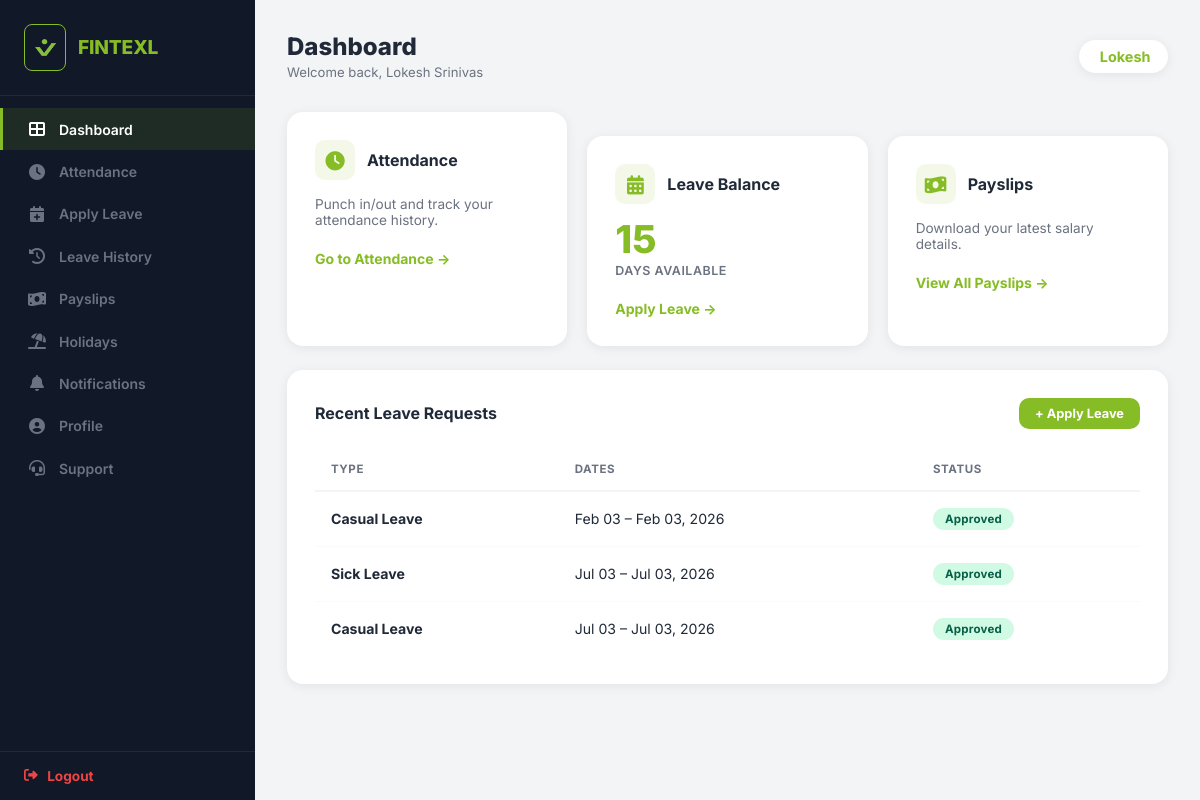
Page /dashboard/employee/ (signed in) on the committed database.
### zettrack_app/models.py (models this page shows, shortened)
class CustomUser(AbstractUser):
    username = None
    email = models.EmailField(_('email address'), unique=True)
    phone = models.CharField(max_length=15, unique=True, blank=True, null=True)
    company = models.ForeignKey(Company, on_delete=models.CASCADE, null=True, blank=True, related_name='users')
    is_company_admin = models.BooleanField(default=False)
    USERNAME_FIELD = 'email'
    REQUIRED_FIELDS = []
    objects = CustomUserManager()

class Company(models.Model):
    COMPANY_SIZE_CHOICES = [
        ('1-10', '1-10'),
        ('11-50', '11-50'),
        ('51-200', '51-200'),
        ('200+', '200+'),
    ]
    PRIMARY_USE_CHOICES = [
        ('attendance_only', 'Attendance only'),
        ('attendance_payroll', 'Attendance + Payroll'),
    ]
    name = models.CharField(max_length=255)
    size = models.CharField(max_length=20, choices=COMPANY_SIZE_CHOICES, blank=True)
    industry = models.CharField(max_length=100, blank=True)
    primary_use = models.CharField(max_length=50, choices=PRIMARY_USE_CHOICES, blank=True)
    no_of_branches = models.PositiveIntegerField(default=1)
    gstin = models.CharField(max_length=15, blank=True)
    referral_source = models.CharField(max_length=100, blank=True)
    country = models.CharField(max_length=100, default='India')
    state = models.CharField(max_length=100)
    city = models.CharField(max_length=100)
    logo = models.ImageField(upload_to='company_logos/', blank=True, null=True)
    created_at = models.DateTimeField(auto_now_add=True)

class LeaveRequest(models.Model):
    STATUS_CHOICES = [
        ('pending', 'Pending'),
        ('approved', 'Approved'),
        ('rejected', 'Rejected'),
    ]
    user = models.ForeignKey(CustomUser, on_delete=models.CASCADE, related_name='leave_requests')
    leave_type_obj = models.ForeignKey(LeaveType, on_delete=models.SET_NULL, null=True, blank=True, related_name='requests')
    leave_type = models.CharField(max_length=50) # Keep for backward compatibility or simple entry
    start_date = models.DateField()
    end_date = models.DateField()
    reason = models.TextField()
    status = models.CharField(max_length=20, choices=STATUS_CHOICES, default='pending')
    applied_on = models.DateTimeField(auto_now_add=True)

### zettrack_app/views.py (the view)
# urls.py: path('dashboard/employee/', views.employee_dashboard, name='employee_dashboard'),
@login_required
def employee_dashboard(request):
    if request.user.is_company_admin:
        return redirect('admin_dashboard')
    today = date.today()
    attendance = Attendance.objects.filter(user=request.user, date=today).first()
    leave_balance = 15 # Mock data
    upcoming_holidays = [] # Mock data
    recent_leaves = LeaveRequest.objects.filter(user=request.user).order_by('-applied_on')[:5]
    context = {
        'attendance': attendance,
        'leave_balance': leave_balance,
        'recent_leaves': recent_leaves,
    }
    return render(request, 'zettrack_app/employee_dashboard.html', context)

### zettrack_app/context_processors.py (called while the page is built)
def notifications_count(request):
    if request.user.is_authenticated:
        count = Notification.objects.filter(user=request.user, is_read=False).count()
        return {'unread_notifications_count': count}
    return {'unread_notifications_count': 0}

### zettrack_app/templates/zettrack_app/employee_dashboard.html (shortened to what this page needs)
{% extends 'zettrack_app/employee_base.html' %}
{% block employee_content %}
<div class="emp-page">
    <div class="emp-container">
        <div class="emp-page-header">
            <div>
                <h1 class="emp-page-title">Dashboard</h1>
                <p class="emp-page-subtitle">Welcome back, {{ user.get_full_name|default:user.email }}</p>
            </div>
            <div class="emp-greeting-chip"> {{ user.first_name }}</div>
        </div>
        <div class="emp-grid" style="margin-bottom: 1.5rem;">
            <div class="emp-card">
                <div style="display: flex; align-items: center; gap: 0.75rem; margin-bottom: 1rem;">
                    <div style="width: 40px; height: 40px; background: rgba(134,188,37,0.1); border-radius: 10px; display: flex; align-items: center; justify-content: center; font-size: 1.2rem; color: #86bc25;">
                        <i class="fas fa-clock"></i>
                    </div>
                    <h4 class="emp-card-title" style="margin: 0;">Attendance</h4>
                </div>
                <p style="font-size: 0.85rem; color: #6b7280; margin: 0 0 1.25rem;">Punch in/out and track your attendance history.</p>
                <a href="{% url 'attendance_calendar_employee' %}" class="emp-link">Go to Attendance &rarr;</a>
            </div>
            <div class="emp-card">
                <div style="display: flex; align-items: center; gap: 0.75rem; margin-bottom: 1rem;">
                    <div style="width: 40px; height: 40px; background: rgba(134,188,37,0.1); border-radius: 10px; display: flex; align-items: center; justify-content: center; font-size: 1.2rem; color: #86bc25;">
                        <i class="fas fa-calendar-alt"></i>
                    </div>
                    <h4 class="emp-card-title" style="margin: 0;">Leave Balance</h4>
                </div>
                <div class="emp-stat-value">{{ leave_balance }}</div>
                <div class="emp-stat-label">Days Available</div>
                <div style="margin-top: 1.25rem;">
                    <a href="{% url 'leave_apply' %}" class="emp-link">Apply Leave &rarr;</a>
                </div>
            </div>
            <div class="emp-card">
                <div style="display: flex; align-items: center; gap: 0.75rem; margin-bottom: 1rem;">
                    <div style="width: 40px; height: 40px; background: rgba(134,188,37,0.1); border-radius: 10px; display: flex; align-items: center; justify-content: center; font-size: 1.2rem; color: #86bc25;">
                        <i class="fas fa-money-bill-wave"></i>
                    </div>
                    <h4 class="emp-card-title" style="margin: 0;">Payslips</h4>
                </div>
                <p style="font-size: 0.85rem; color: #6b7280; margin: 0 0 1.25rem;">Download your latest salary details.</p>
                <a href="{% url 'payslips' %}" class="emp-link">View All Payslips &rarr;</a>
            </div>
        </div>
        <div class="emp-card">
            <div style="display: flex; justify-content: space-between; align-items: center; margin-bottom: 1.25rem;">
                <h4 class="emp-card-title" style="margin: 0;">Recent Leave Requests</h4>
                <a href="{% url 'leave_apply' %}" class="emp-btn" style="font-size: 0.8rem; padding: 0.5rem 1rem;">+ Apply Leave</a>
            </div>
            <table class="emp-table">
                <thead>
                    <tr>
                        <th>Type</th>
                        <th>Dates</th>
                        <th>Status</th>
                    </tr>
                </thead>
                <tbody>
                    {% for leave in recent_leaves %}
                    <tr>
                        <td class="emp-td-bold">{{ leave.leave_type }}</td>
                        <td>{{ leave.start_date|date:"M d" }} &ndash; {{ leave.end_date|date:"M d, Y" }}</td>
                        <td>
                            <span class="emp-badge {% if leave.status == 'approved' %}emp-badge-green{% elif leave.status == 'rejected' %}emp-badge-red{% else %}emp-badge-yellow{% endif %}">
                                {{ leave.status|capfirst }}
                            </span>
                        </td>
                    </tr>
                    {% empty %}
                    <tr class="emp-empty"><td colspan="3">No recent leave requests.</td></tr>
                    {% endfor %}
                </tbody>
            </table>
        </div>
    </div>
</div>
{% endblock %}

### zettrack_app/templates/zettrack_app/employee_base.html (shortened to what this page needs)
{% extends 'zettrack_app/base.html' %}
{% block content %}
<div class="emp-layout">
    <aside class="emp-sidebar" id="emp-sidebar">
        <div class="emp-sidebar-brand" style="display: flex; align-items: center; gap: 0.75rem;">
            {% if request.user.company.logo %}
                <img src="{{ request.user.company.logo.url }}" alt="Logo" style="width: 40px; height: 45px; border-radius: 8px; object-fit: cover; border: 1.5px solid var(--emp-primary);">
            {% else %}
                <div style="width: 40px; height: 45px; background: var(--emp-primary); border-radius: 8px; display: flex; align-items: center; justify-content: center; font-weight: 800; font-size: 1.1rem; color: #111827; flex-shrink: 0;">
                    {{ request.user.company.name|first|upper }}
                </div>
            {% endif %}
            <div style="overflow: hidden;">
                <div class="emp-sidebar-brand-name" style="font-size: 1.2rem; line-height: 1.1;">{{ request.user.company.name }}</div>
            </div>
        </div>
        <ul class="emp-sidebar-nav">
            <li>
                <a href="{% url 'employee_dashboard' %}"
                   class="emp-nav-link {% if request.resolver_match.url_name == 'employee_dashboard' %}active{% endif %}">
                    <span class="nav-icon"><i class="fas fa-th-large"></i></span> Dashboard
                </a>
            </li>
            <li>
                <a href="{% url 'attendance_calendar_employee' %}"
                   class="emp-nav-link {% if request.resolver_match.url_name == 'attendance_calendar_employee' %}active{% endif %}">
                    <span class="nav-icon"><i class="fas fa-clock"></i></span> Attendance
                </a>
            </li>
            <li>
                <a href="{% url 'leave_apply' %}"
                   class="emp-nav-link {% if request.resolver_match.url_name == 'leave_apply' %}active{% endif %}">
                    <span class="nav-icon"><i class="fas fa-calendar-plus"></i></span> Apply Leave
                </a>
            </li>
            <li>
                <a href="{% url 'my_regularizations' %}"
                   class="emp-nav-link {% if request.resolver_match.url_name == 'my_regularizations' %}active{% endif %}">
                    <span class="nav-icon"><i class="fas fa-history"></i></span> Leave History
                </a>
            </li>
            <li>
                <a href="{% url 'payslips' %}"
                   class="emp-nav-link {% if request.resolver_match.url_name == 'payslips' %}active{% endif %}">
                    <span class="nav-icon"><i class="fas fa-money-bill-wave"></i></span> Payslips
                </a>
            </li>
            <li>
                <a href="{% url 'employee_holidays' %}"
                   class="emp-nav-link {% if request.resolver_match.url_name == 'employee_holidays' %}active{% endif %}">
                    <span class="nav-icon"><i class="fas fa-umbrella-beach"></i></span> Holidays
                </a>
            </li>
            <li>
                <a href="{% url 'notification_dashboard' %}"
                   class="emp-nav-link {% if 'notifications' in request.resolver_match.url_name %}active{% endif %}">
                    <span class="nav-icon"><i class="fas fa-bell"></i></span> Notifications
                </a>
            </li>
            <li>
                <a href="{% url 'employee_profile' %}"
                   class="emp-nav-link {% if request.resolver_match.url_name == 'employee_profile' %}active{% endif %}">
                    <span class="nav-icon"><i class="fas fa-user-circle"></i></span> Profile
                </a>
            </li>
            <li>
                <a href="#" class="emp-nav-link">
                    <span class="nav-icon"><i class="fas fa-headset"></i></span> Support
                </a>
            </li>
        </ul>
        <div class="emp-sidebar-footer">
            <a href="{% url 'logout' %}" class="emp-logout-link">
                <i class="fas fa-sign-out-alt"></i> Logout
            </a>
        </div>
    </aside>
    <main class="emp-main">
        {% block employee_content %}{% endblock %}
    </main>
</div>
{% endblock %}

### zettrack_app/templates/zettrack_app/base.html (style rules this page uses)
:root { --primary-color: #86bc25; --primary-dark: #6a961d; --text-dark: #000000; }
html { scroll-behavior: smooth; }
body { font-family: 'Inter', -apple-system, BlinkMacSystemFont, "Segoe UI", Roboto, sans-serif; margin: 0; padding: 0; background-color: #ffffff; color: var(--text-dark); }

### zettrack_app/templates/zettrack_app/employee_base.html (style rules this page uses)
:root { --emp-primary: #86bc25; --emp-primary-dark: #6a961d; --emp-sidebar-bg: #111827; --emp-sidebar-border: #1f2937; --emp-text: #1f2937; --emp-muted: #6b7280; --emp-bg: #f3f4f6; --emp-card-shadow: 0 2px 12px rgba(0,0,0,0.07); }
.emp-layout { display: flex; min-height: 100vh; }
.emp-sidebar { width: 255px; background: var(--emp-sidebar-bg); color: white; display: flex; flex-direction: column; flex-shrink: 0; position: sticky; top: 0; height: 100vh; overflow-y: auto; }
.emp-sidebar-brand { padding: 1.5rem; border-bottom: 1px solid var(--emp-sidebar-border); }
.emp-sidebar-brand-name { font-size: 1.6rem; font-weight: 800; color: var(--emp-primary); letter-spacing: -0.01em; }
.emp-sidebar-nav { flex: 1; padding: 0.75rem 0; list-style: none; margin: 0; }
.emp-nav-link { display: flex; align-items: center; gap: 0.75rem; padding: 0.7rem 1.5rem; text-decoration: none; font-size: 0.875rem; font-weight: 600; color: #6b7280; border-left: 3px solid transparent; transition: color 0.18s, background 0.18s, border-color 0.18s; }
.emp-nav-link.active { color: #fff; background: rgba(134,188,37,0.12); border-left-color: var(--emp-primary); }
.emp-nav-link .nav-icon { font-size: 1rem; width: 20px; text-align: center; flex-shrink: 0; }
.emp-sidebar-footer { padding: 1rem 1.5rem; border-top: 1px solid var(--emp-sidebar-border); }
.emp-logout-link { display: flex; align-items: center; gap: 0.6rem; text-decoration: none; color: #ef4444; font-weight: 700; font-size: 0.85rem; transition: color 0.2s; }
.emp-main { flex: 1; background: var(--emp-bg); overflow-y: auto; min-height: 100vh; }
.emp-page { padding: 2rem; }
.emp-container { max-width: 920px; margin: 0 auto; }
.emp-page-header { display: flex; justify-content: space-between; align-items: center; margin-bottom: 2rem; }
.emp-page-title { font-size: 1.5rem; font-weight: 800; color: var(--emp-text); margin: 0; }
.emp-page-subtitle { font-size: 0.82rem; color: var(--emp-muted); margin: 0.2rem 0 0; }
.emp-greeting-chip { background: white; padding: 0.5rem 1.1rem; border-radius: 50px; box-shadow: var(--emp-card-shadow); font-weight: 700; color: var(--emp-primary); font-size: 0.9rem; }
.emp-card { background: white; border-radius: 16px; box-shadow: var(--emp-card-shadow); padding: 1.75rem; }
.emp-card + .emp-card { margin-top: 1.5rem; }
.emp-card-title { font-size: 1rem; font-weight: 700; color: var(--emp-text); margin: 0 0 1.25rem; }
.emp-stat-value { font-size: 2.4rem; font-weight: 800; color: var(--emp-primary); line-height: 1; }
.emp-stat-label { font-size: 0.78rem; color: var(--emp-muted); font-weight: 600; text-transform: uppercase; letter-spacing: 0.04em; margin-top: 0.25rem; }
.emp-grid { display: grid; grid-template-columns: repeat(auto-fit, minmax(230px, 1fr)); gap: 1.25rem; }
.emp-btn { display: inline-flex; align-items: center; justify-content: center; gap: 0.4rem; background: var(--emp-primary); color: white; padding: 0.7rem 1.4rem; border: none; border-radius: 10px; font-weight: 700; font-size: 0.875rem; cursor: pointer; text-decoration: none; transition: background 0.18s, transform 0.18s, box-shadow 0.18s; white-space: nowrap; }
.emp-link { color: var(--emp-primary); text-decoration: none; font-weight: 700; font-size: 0.875rem; transition: color 0.18s; }
.emp-table { width: 100%; border-collapse: collapse; }
.emp-table thead tr { border-bottom: 2px solid #f3f4f6; }
.emp-table th { padding: 0.85rem 1rem; font-size: 0.72rem; font-weight: 700; color: var(--emp-muted); text-transform: uppercase; letter-spacing: 0.05em; text-align: left; }
.emp-table td { padding: 1rem; font-size: 0.88rem; color: var(--emp-text); border-bottom: 1px solid #f9fafb; vertical-align: middle; }
.emp-table tbody tr:last-child td { border-bottom: none; }
.emp-td-bold { font-weight: 700; }
.emp-badge { display: inline-block; padding: 0.25rem 0.75rem; border-radius: 50px; font-size: 0.72rem; font-weight: 700; letter-spacing: 0.02em; }
.emp-badge-green { background: #d1fae5; color: #065f46; }

### rows in the picture
CustomUser: user.company.logo (picture), user.company.name "FINTEXL", get_full_name "Lokesh Srinivas", first_name "Lokesh"
LeaveRequest: leave_type "Casual Leave", start_date "Feb 03", end_date "Feb 03, 2026", status "Approved"
LeaveRequest: leave_type "Sick Leave", start_date "Jul 03", end_date "Jul 03, 2026", status "Approved"
LeaveRequest: leave_type "Casual Leave", start_date "Jul 03", end_date "Jul 03, 2026", status "Approved"

### other values in the picture
{{ leave_balance }} "15"
